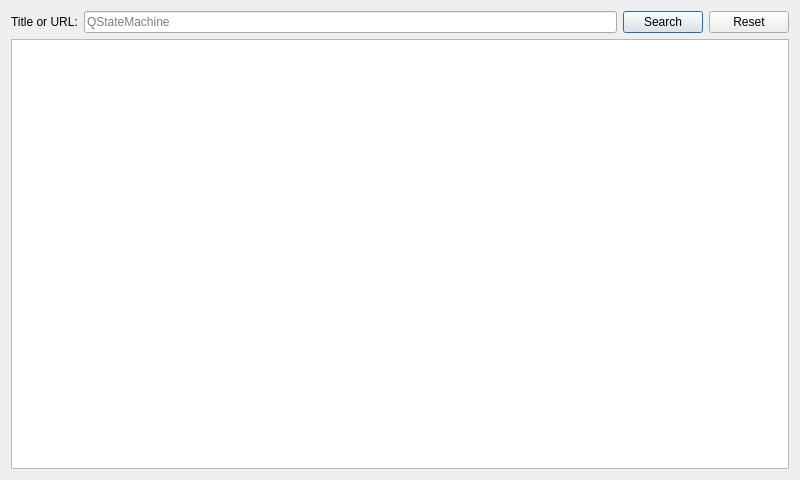
<?xml version="1.0" encoding="UTF-8"?>
<ui version="4.0">
 <class>TabManager</class>
 <widget class="QDialog" name="TabManager">
  <property name="geometry">
   <rect>
    <x>0</x>
    <y>0</y>
    <width>800</width>
    <height>480</height>
   </rect>
  </property>
  <property name="sizePolicy">
   <sizepolicy hsizetype="Minimum" vsizetype="Minimum">
    <horstretch>0</horstretch>
    <verstretch>0</verstretch>
   </sizepolicy>
  </property>
  <property name="windowTitle">
   <string>QtDocChinese</string>
  </property>
  <layout class="QVBoxLayout" name="verticalLayout_2">
   <item>
    <layout class="QVBoxLayout" name="verticalLayout">
     <item>
      <layout class="QHBoxLayout" name="horizontalLayout">
       <item>
        <widget class="QLabel" name="label">
         <property name="text">
          <string>Title or URL:</string>
         </property>
         <property name="buddy">
          <cstring>searchlineEdit</cstring>
         </property>
        </widget>
       </item>
       <item>
        <widget class="QLineEdit" name="searchlineEdit">
         <property name="placeholderText">
          <string>QStateMachine</string>
         </property>
        </widget>
       </item>
       <item>
        <widget class="QPushButton" name="searchpushButton">
         <property name="text">
          <string>Search</string>
         </property>
        </widget>
       </item>
       <item>
        <widget class="QPushButton" name="resetpushButton_2">
         <property name="text">
          <string>Reset</string>
         </property>
        </widget>
       </item>
      </layout>
     </item>
     <item>
      <widget class="QListWidget" name="articlelistWidget">
       <property name="verticalScrollBarPolicy">
        <enum>Qt::ScrollBarAlwaysOff</enum>
       </property>
       <property name="horizontalScrollBarPolicy">
        <enum>Qt::ScrollBarAlwaysOff</enum>
       </property>
       <property name="iconSize">
        <size>
         <width>32</width>
         <height>32</height>
        </size>
       </property>
       <property name="verticalScrollMode">
        <enum>QAbstractItemView::ScrollPerPixel</enum>
       </property>
       <property name="spacing">
        <number>12</number>
       </property>
      </widget>
     </item>
    </layout>
   </item>
  </layout>
  <action name="action_Quit">
   <property name="text">
    <string>&amp;Account balance</string>
   </property>
  </action>
  <action name="action_WLAN_name_password">
   <property name="text">
    <string>&amp;WLAN name &amp; password</string>
   </property>
  </action>
  <action name="actionA_bout">
   <property name="text">
    <string>A&amp;bout</string>
   </property>
  </action>
  <action name="action_Reconnect_network">
   <property name="text">
    <string>&amp;Reconnect network</string>
   </property>
  </action>
  <action name="action_System_maintainance_mode">
   <property name="text">
    <string>&amp;System maintainance mode</string>
   </property>
  </action>
  <action name="action_Traditional_Chinese">
   <property name="text">
    <string>&amp;Traditional Chinese</string>
   </property>
  </action>
  <action name="actionS_implified_Chinese">
   <property name="text">
    <string>S&amp;implified Chinese</string>
   </property>
  </action>
  <action name="actionE_nglish">
   <property name="text">
    <string>E&amp;nglish</string>
   </property>
  </action>
 </widget>
 <layoutdefault spacing="6" margin="11"/>
 <resources/>
 <connections>
  <connection>
   <sender>articlelistWidget</sender>
   <signal>itemActivated(QListWidgetItem*)</signal>
   <receiver>TabManager</receiver>
   <slot>showArticle(QListWidgetItem*)</slot>
   <hints>
    <hint type="sourcelabel">
     <x>204</x>
     <y>282</y>
    </hint>
    <hint type="destinationlabel">
     <x>-4</x>
     <y>186</y>
    </hint>
   </hints>
  </connection>
  <connection>
   <sender>searchpushButton</sender>
   <signal>clicked()</signal>
   <receiver>TabManager</receiver>
   <slot>searchArticle()</slot>
   <hints>
    <hint type="sourcelabel">
     <x>691</x>
     <y>15</y>
    </hint>
    <hint type="destinationlabel">
     <x>731</x>
     <y>5</y>
    </hint>
   </hints>
  </connection>
  <connection>
   <sender>resetpushButton_2</sender>
   <signal>clicked()</signal>
   <receiver>TabManager</receiver>
   <slot>resetSearch()</slot>
   <hints>
    <hint type="sourcelabel">
     <x>757</x>
     <y>18</y>
    </hint>
    <hint type="destinationlabel">
     <x>600</x>
     <y>35</y>
    </hint>
   </hints>
  </connection>
  <connection>
   <sender>searchlineEdit</sender>
   <signal>textChanged(QString)</signal>
   <receiver>TabManager</receiver>
   <slot>searchArticle(QString)</slot>
   <hints>
    <hint type="sourcelabel">
     <x>606</x>
     <y>15</y>
    </hint>
    <hint type="destinationlabel">
     <x>796</x>
     <y>45</y>
    </hint>
   </hints>
  </connection>
 </connections>
 <slots>
  <slot>gotoSettingsPage()</slot>
  <slot>toggleSelfTest(bool)</slot>
  <slot>testFromNumber()</slot>
  <slot>testStringArray()</slot>
  <slot>requestConfirmDp()</slot>
  <slot>notifyPpp0AlreadyUp()</slot>
  <slot>userRequestStartVsim()</slot>
  <slot>updateProgressValue(int)</slot>
  <slot>stopOsi()</slot>
  <slot>showArticle(QListWidgetItem*)</slot>
  <slot>searchArticle(QString)</slot>
  <slot>resetSearch()</slot>
 </slots>
</ui>
